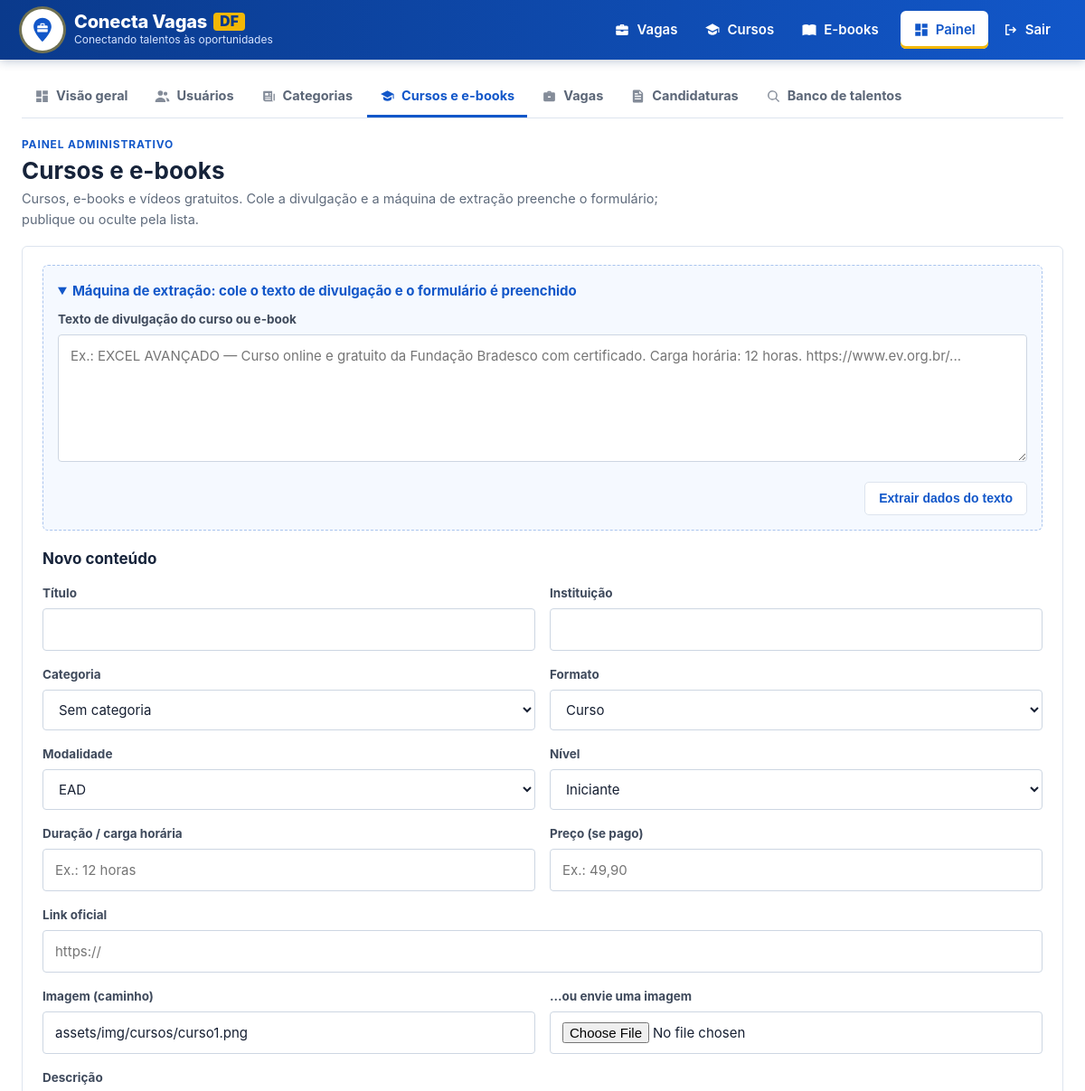
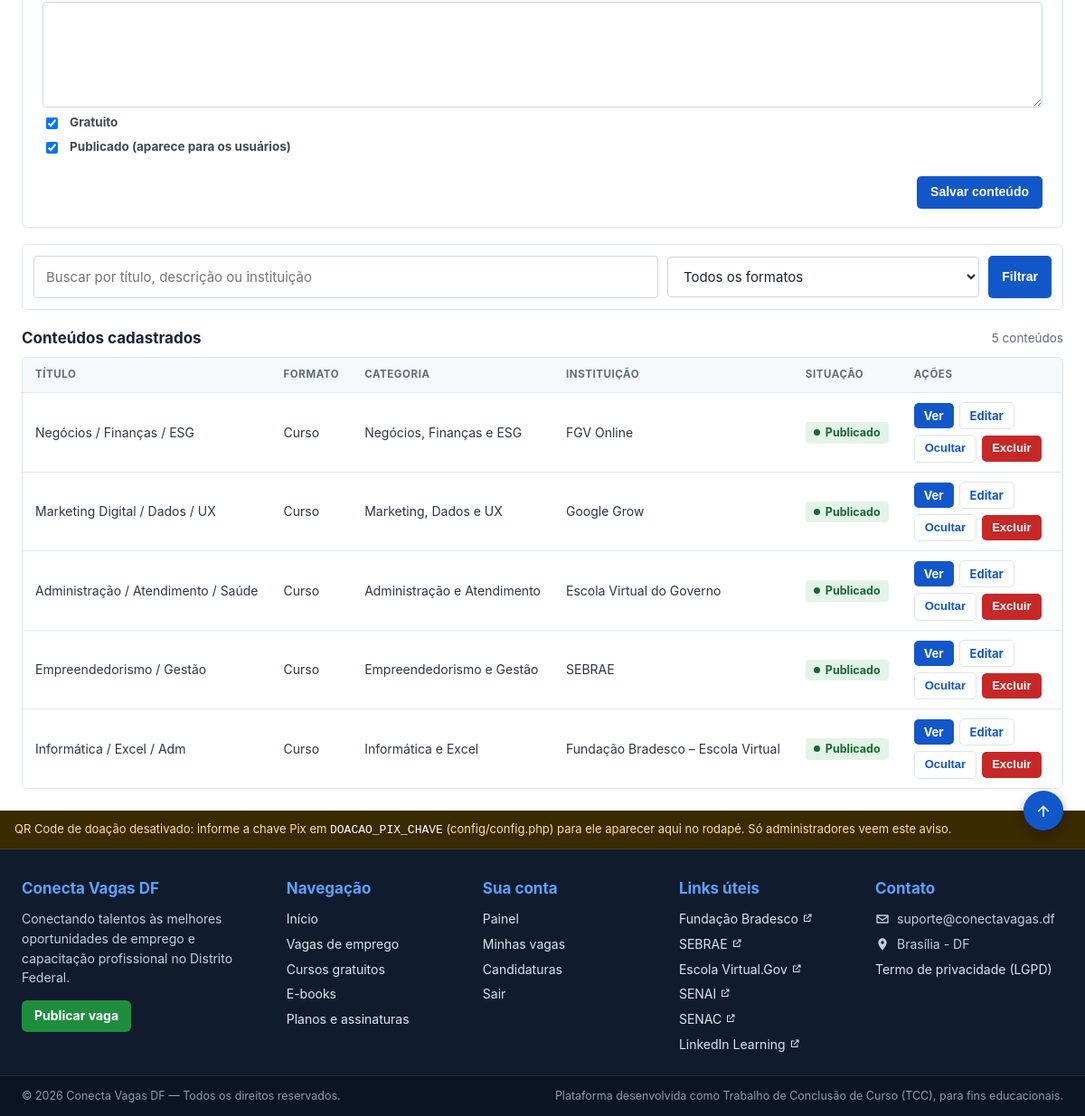
Screenshot of /admin/pages/cursos.php (signed in) with the database file from the repository (2 pictures, top to bottom).
### tables this page shows
CREATE TABLE cursos (
 id INT AUTO_INCREMENT PRIMARY KEY,
 categoria_id INT NULL,
 titulo VARCHAR(255) NOT NULL,
 descricao TEXT,
 tipo ENUM('curso','ebook','video') NOT NULL DEFAULT 'curso',
 modalidade ENUM('ead','presencial','hibrido') NOT NULL DEFAULT 'ead',
 nivel ENUM('iniciante','intermediario','avancado') NOT NULL DEFAULT 'iniciante',
 duracao VARCHAR(50),
 gratuito TINYINT(1) NOT NULL DEFAULT 1,
 preco DECIMAL(10,2) NULL,
 url VARCHAR(500),
 imagem VARCHAR(255),
 instituicao VARCHAR(255),
 ativo TINYINT(1) NOT NULL DEFAULT 1,
 created_at DATETIME NOT NULL DEFAULT CURRENT_TIMESTAMP,
 FOREIGN KEY(categoria_id) REFERENCES categorias(id) ON DELETE SET NULL,
 INDEX idx_curso_categoria(categoria_id),
 INDEX idx_curso_ativo(ativo)
);

CREATE TABLE categorias (
 id INT AUTO_INCREMENT PRIMARY KEY,
 nome VARCHAR(100) NOT NULL,
 tipo ENUM('vaga','curso') NOT NULL,
 ativo TINYINT(1) NOT NULL DEFAULT 1,
 UNIQUE KEY uq_categoria(nome,tipo),
 INDEX idx_categoria_tipo_ativo(tipo,ativo,nome)
);

### app/Views/admin/cursos.php (the view, shortened to what the rows shown need)
<?php
$filtrosLista = ['tipo' => $filtroTipo, 'q' => $busca];
?>
<div class="pn">
<?=painel_cabecalho('Cursos e e-books', 'Cursos, e-books e vídeos gratuitos. Cole a divulgação e a máquina de extração preenche o formulário; publique ou oculte pela lista.')?>
<div class="form" style="max-width:none">
    <h2 class="pn-form-titulo" id="form-curso"><?=!empty($form['id']) ? 'Editar conteúdo #'.(int)$form['id'] : 'Novo conteúdo'?></h2>
    <form method="post" enctype="multipart/form-data">
        <div class="form-grid">
            <div><label for="c-img">Imagem (caminho)</label><input id="c-img" name="imagem" list="imgs-curso" maxlength="255" value="<?=e($form['imagem'])?>"></div>
        </div>
        <div class="check"><input type="checkbox" name="gratuito" value="1" id="gratuito" <?=(int)$form['gratuito'] ? 'checked' : ''?>><label for="gratuito">Gratuito</label></div>
        <div class="check"><input type="checkbox" name="ativo" value="1" id="ativo" <?=(int)$form['ativo'] ? 'checked' : ''?>><label for="ativo">Publicado (aparece para os usuários)</label></div>
    </form>
</div>
<div class="pn-contagem"><h2>Conteúdos cadastrados</h2></div>
<div class="table-wrap"><table class="table">
    <tr><th>Título</th><th>Formato</th><th>Categoria</th><th>Instituição</th><th>Situação</th><th>Ações</th></tr>
    <?php foreach ($lista as $x): ?>
    <tr>
        <td><?=e($x['titulo'])?></td><td><?=e(rotulo($x['tipo']))?></td><td><?=e($x['categoria_nome'] ?? '—')?></td><td><?=e($x['instituicao'] ?? '')?></td>
        <td><?=$x['ativo'] ? painel_status('publicado', 'Publicado') : painel_status('oculto', 'Oculto')?></td>
        <td><div class="actions">
            <a class="btn btn-sm" href="<?=url('curso.php?id='.(int)$x['id'])?>" target="_blank" rel="noopener">Ver<span class="sr-only"> <?=e($x['titulo'])?> (abre em nova aba)</span></a>
            <a class="btn btn-sm btn-outline" href="?edit=<?=(int)$x['id']?>#form-curso">Editar</a>
            <?=$x['ativo'] ? painel_acao('desativar', (int)$x['id'], 'Ocultar', 'btn-outline', '', $filtrosLista) : painel_acao('ativar', (int)$x['id'], 'Publicar', 'btn-outline', '', $filtrosLista)?>
            <?=painel_acao('excluir', (int)$x['id'], 'Excluir', 'btn-danger', 'Excluir este conteúdo? Esta ação não pode ser desfeita.', $filtrosLista)?>
        </div></td>
    </tr>
    <?php endforeach; ?>
</table></div>
</div>

### app/Views/partials/graficos.php (shortened to what the rows shown need)
<?php
function painel_status(string $status, string $texto = ''): string {
    return '<span class="pn-st pn-st-'.e($status).'">'.e($texto !== '' ? $texto : rotulo($status)).'</span>';
}
function painel_acao(string $acao, int $id, string $texto, string $classe = 'btn-outline', string $confirmar = '', array $filtros = [], array $extras = []): string {
    $h = '<form method="post"><input type="hidden" name="csrf" value="'.e(csrf_token()).'">'
       .'<input type="hidden" name="acao" value="'.e($acao).'"><input type="hidden" name="id" value="'.$id.'">';
    return $h.'<button class="btn btn-sm '.e($classe).'"'.($confirmar !== '' ? ' data-confirm="'.e($confirmar).'"' : '').'>'.e($texto).'</button></form>';
}
function painel_cabecalho(string $titulo, string $descricao = '', string $acoes = ''): string {
    return '<header class="pn-cab"><div class="pn-cab-txt"><p class="pn-area">'.(isAdmin() ? 'Painel administrativo' : 'Painel da empresa').'</p>'
         .'<h1>'.e($titulo).'</h1>'.($descricao !== '' ? '<p class="pn-desc">'.e($descricao).'</p>' : '').'</div>'
         .($acoes !== '' ? '<div class="pn-cab-acoes">'.$acoes.'</div>' : '').'</header>';
}

### rows the page displays
cursos: imagem "assets/img/cursos/curso1.png", gratuito "☑", ativo "☑", titulo "Informática / Excel / Adm", tipo "Curso", categoria.nome "Informática e Excel", instituicao "Fundação Bradesco – Escola Virtual", texto "Ocultar Excluir"
cursos: titulo "Negócios / Finanças / ESG", tipo "Curso", categoria.nome "Negócios, Finanças e ESG", instituicao "FGV Online", texto "Ocultar Excluir"
cursos: titulo "Marketing Digital / Dados / UX", tipo "Curso", categoria.nome "Marketing, Dados e UX", instituicao "Google Grow", texto "Ocultar Excluir"
cursos: titulo "Administração / Atendimento / Saúde", tipo "Curso", categoria.nome "Administração e Atendimento", instituicao "Escola Virtual do Governo", texto "Ocultar Excluir"
cursos: titulo "Empreendedorismo / Gestão", tipo "Curso", categoria.nome "Empreendedorismo e Gestão", instituicao "SEBRAE", texto "Ocultar Excluir"

### other values shown
$rotulo "Visão geral"
$rotulo "Usuários"
$rotulo "Categorias"
$rotulo "Cursos e e-books"
$rotulo "Vagas"
$rotulo "Candidaturas"
$rotulo "Banco de talentos"
$titulo "Cursos e e-books"
$descricao "Cursos, e-books e vídeos gratuitos. Cole a divulgação e a máquina de extração preenche o formulário; publique ou oculte pela lista."
gf_num(count($lista)) "5"
gf_plural(count($lista), 'conteúdo', 'conteúdos') "conteúdos"
$nomeLink "Fundação Bradesco"
$nomeLink "SEBRAE"
$nomeLink "Escola Virtual.Gov"
$nomeLink "SENAI"
